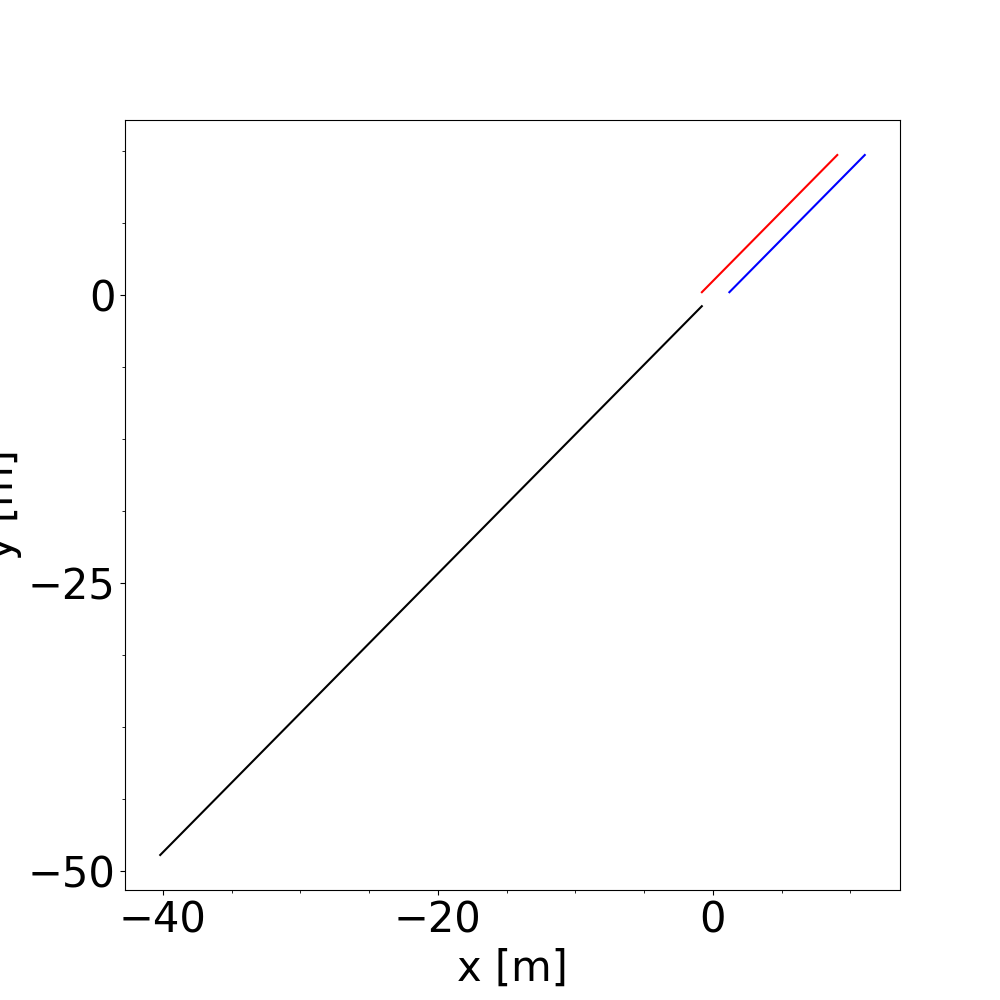

The script that saved this image:
###BOOKLISTSTART1###
from amuse.lab import Particles, units

v1 = 0.2009656237
v2 = 0.2431076328

def sun_venus_and_earth():
    particles = Particles(3)
    sun = particles[0]
    sun.mass = 1.0 | units.kg
    #sun.radius = 1e-2 | units.m
    sun.position = (-1, 0, 0) | units.m
    sun.velocity = (v1, v2, 0) | (units.m/units.s)

    venus = particles[1]
    venus.mass = 1.0 | units.kg
    #venus.radius = 1e-2 | units.m
    venus.position = (1, 0, 0) | units.m
    venus.velocity = (v1, v2, 0) | (units.m/units.s)

    earth = particles[2]
    earth.mass = 0.5 | units.kg
    #earth.radius = 1e-2 | units.m
    earth.position = (0, 0, 0) | units.m
    earth.velocity = (-4 * v1, -4 * v2, 0) | (units.m/units.s)

    particles.move_to_center()
    return particles
###BOOKLISTSTOP1###

###BOOKLISTSTART2###
def integrate_solar_system(particles, end_time):
    from amuse.lab import Huayno, nbody_system
    from amuse.units.generic_unit_converter import ConvertBetweenGenericAndSiUnits
    from amuse.units import constants, units
    #print(particles)
    #converter_body = nbody_system.nbody_to_si(particles.mass.sum(),
    #                                       	particles[1].position.length())
    converter_body = nbody_system.nbody_to_si(1|units.kg, 1|units.m)
    #print(convert_nbody)
    #converter = ConvertBetweenGenericAndSiUnits(particles)#????????????????????
    #gravity = Huayno(converter.to_si(particles))
    gravity = Huayno(converter_body)
    gravity.particles.add_particles(particles)
    sun = gravity.particles[0]
    venus = gravity.particles[1]
    earth = gravity.particles[2]
    
    
    x_earth = [] | units.m
    y_earth = [] | units.m
    x_venus = [] | units.m
    y_venus = [] | units.m
    x_sun = [] | units.m
    y_sun = [] | units.m


    while gravity.model_time < end_time:
        
        gravity.evolve_model(gravity.model_time + (1 | units.s))
	x_sun.append(sun.x)
	y_sun.append(sun.y)
        x_earth.append(earth.x)
        y_earth.append(earth.y)
        x_venus.append(venus.x)
        y_venus.append(venus.y)
    gravity.stop()
    return x_earth, y_earth, x_venus, y_venus, x_sun, y_sun
###BOOKLISTSTOP2###

###BOOKLISTSTART3###
def plot_track(xs,ys,xe,ye,xv,yv, output_filename):

    from matplotlib import pyplot
    figure = pyplot.figure(figsize=(10, 10))
    pyplot.rcParams.update({'font.size': 30})
    plot = figure.add_subplot(1,1,1)
    ax = pyplot.gca()
    ax.minorticks_on() 
    ax.locator_params(nbins=3)

    x_label = 'x [m]'
    y_label = 'y [m]'
    pyplot.xlabel(x_label)
    pyplot.ylabel(y_label)

    #plot.scatter([0.0], [0.0], color='y', lw=8)
    plot.plot(xe.value_in(units.m), ye.value_in(units.m), color = 'b')
    #print(xe.value_in(units.m), ye.value_in(units.m))
    plot.plot(xv.value_in(units.m), yv.value_in(units.m), color = 'r')
    plot.plot(xs.value_in(units.m), ys.value_in(units.m), color = 'k')
    
    #plot.set_xlim(-1.3, 1.3)
    #plot.set_ylim(-1.3, 1.3)

    save_file = 'sun_venus_earth.png'
    pyplot.savefig(save_file)
    print '\nSaved figure in file', save_file,'\n'
    pyplot.show()
###BOOKLISTSTOP3###

def new_option_parser():
    from amuse.units.optparse import OptionParser
    result = OptionParser()
    result.add_option("-o", 
                      dest="output_filename", default ="SunVenusEarth",
                      help="output filename [%default]")
    return result
    
if __name__ in ('__main__','__plot__'):
    o, arguments  = new_option_parser().parse_args()

    particles = sun_venus_and_earth()
    xs,ys, xe,ye, xv,yv = integrate_solar_system(particles, 50 | units.s)
    plot_track(xs, ys, xe, ye, xv, yv, o.output_filename)
    
